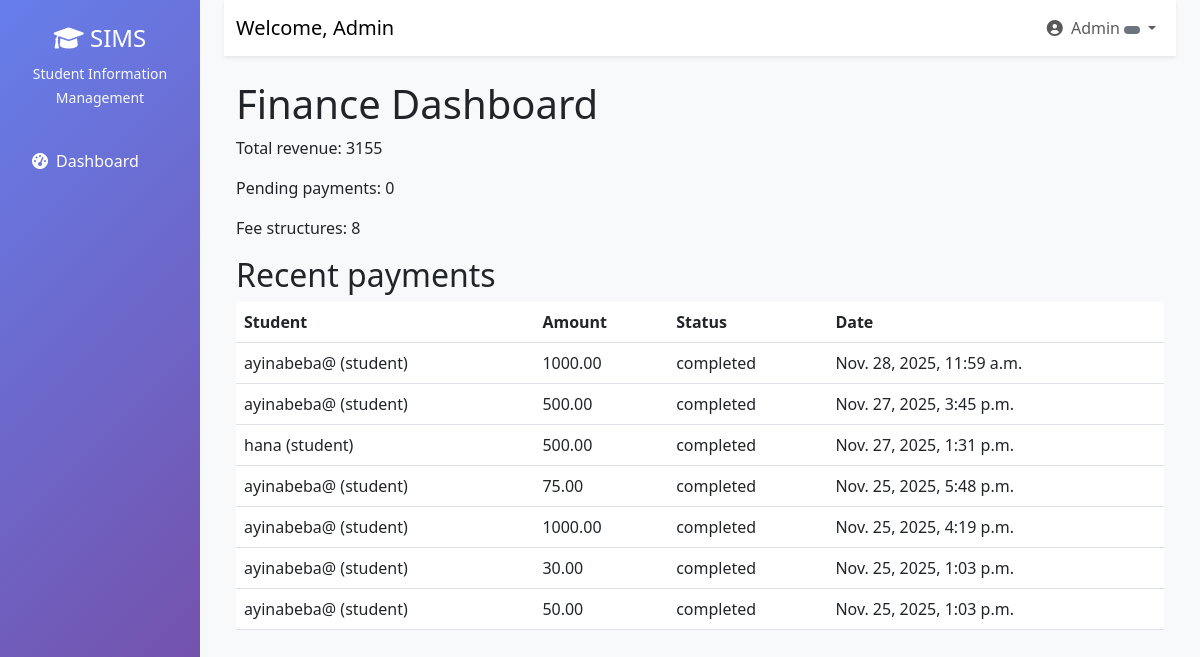
Screenshot of /finance/dashboard/ (signed in) with the database file from the repository.
### users/models.py (models this page shows)
class User(AbstractUser):
    ROLE_CHOICES = (
        ('admin', 'Administrator'),
        ('teacher', 'Teacher'),
        ('student', 'Student'),
        ('registrar', 'Registrar'),
        ('finance', 'Finance Officer'),
        ('parent', 'Parent'),
    )
    role = models.CharField(max_length=20, choices=ROLE_CHOICES)
    phone = models.CharField(max_length=15, blank=True)
    address = models.TextField(blank=True)
    date_of_birth = models.DateField(null=True, blank=True)
    profile_picture = models.ImageField(upload_to='profiles/', null=True, blank=True)
    is_approved = models.BooleanField(default=False)
    created_at = models.DateTimeField(auto_now_add=True)
    def __str__(self):
        return f"{self.username} ({self.role})"

### payments/models.py (models this page shows, shortened)
class Payment(models.Model):
    student = models.ForeignKey(User, on_delete=models.CASCADE, limit_choices_to={'role': 'student'})
    fee_structure = models.ForeignKey(FeeStructure, on_delete=models.CASCADE)
    amount_paid = models.DecimalField(max_digits=10, decimal_places=2)
    payment_date = models.DateTimeField(auto_now_add=True)
    payment_method = models.CharField(max_length=50)
    transaction_id = models.CharField(max_length=100, unique=True)
    STATUS_CHOICES = (
        ('pending', 'Pending'),
        ('completed', 'Completed'),
        ('failed', 'Failed'),
    )
    status = models.CharField(max_length=20, choices=STATUS_CHOICES, default='pending')

### users/decorators.py (the view)
        def wrapper(request, *args, **kwargs):
            if request.user.is_authenticated:
                if request.user.role in allowed_roles or request.user.is_superuser:
                    return view_func(request, *args, **kwargs)
            messages.error(request, "You don't have permission to access this page.")
            return redirect('dashboard')

### finance/views.py (called while the page is built)
@finance_required
def finance_dashboard(request):
    total_revenue = Payment.objects.filter(status='completed').aggregate(Sum('amount_paid'))['amount_paid__sum'] or 0
    pending_payments = Payment.objects.filter(status='pending').count()
    total_fee_structures = FeeStructure.objects.filter(is_active=True).count()
    recent_payments = Payment.objects.select_related('student', 'fee_structure').order_by('-payment_date')[:10]
    context = {
        'total_revenue': total_revenue,
        'pending_payments': pending_payments,
        'total_fee_structures': total_fee_structures,
        'recent_payments': recent_payments,
    }
    return render(request, 'finance/finance_dashboard.html', context)

### finance/templates/finance/finance_dashboard.html (shortened to what this page needs)
{% extends 'base.html' %}
{% block content %}
<h1>Finance Dashboard</h1>
<div>
  <p>Total revenue: {{ total_revenue }}</p>
  <p>Pending payments: {{ pending_payments }}</p>
  <p>Fee structures: {{ total_fee_structures }}</p>
</div>
<h2>Recent payments</h2>
<table class="table">
  <thead><tr><th>Student</th><th>Amount</th><th>Status</th><th>Date</th></tr></thead>
  <tbody>
  {% for p in recent_payments %}
    <tr>
      <td>{{ p.student }}</td>
      <td>{{ p.amount_paid }}</td>
      <td>{{ p.status }}</td>
      <td>{{ p.payment_date }}</td>
    </tr>
  {% empty %}
    <tr><td colspan="4">No recent payments</td></tr>
  {% endfor %}
  </tbody>
</table>
{% endblock %}

### templates/base.html (shortened to what this page needs)
<!DOCTYPE html>
<html lang="en">
  <head>
    <link
      href="https://cdn.jsdelivr.net/npm/bootstrap@5.3.0/dist/css/bootstrap.min.css"
      rel="stylesheet"
    />
    <link
      href="https://cdnjs.cloudflare.com/ajax/libs/font-awesome/6.0.0/css/all.min.css"
      rel="stylesheet"
    />
  </head>
  <body>
    {% if user.is_authenticated %}
    <div class="container-fluid">
      <div class="row">
        <nav class="col-md-3 col-lg-2 d-md-block sidebar">
          <div class="position-sticky pt-4">
            <div class="text-center mb-4">
              <h4 class="text-white">
                <i class="fas fa-graduation-cap"></i> SIMS
              </h4>
              <small class="text-light">Student Information Management</small>
            </div>
            <ul class="nav flex-column">
              <li class="nav-item">
                <a
                  class="nav-link {% if request.resolver_match.url_name == 'dashboard' %}active{% endif %}"
                  href="{% url 'dashboard' %}"
                >
                  <i class="fas fa-tachometer-alt me-2"></i>Dashboard
                </a>
              </li>
            </ul>
          </div>
        </nav>
        <main class="col-md-9 ms-sm-auto col-lg-10 px-md-4 main-content">
          <nav
            class="navbar navbar-expand-lg navbar-light bg-white shadow-sm mb-4"
          >
            <div class="container-fluid">
              <span class="navbar-brand"
                >Welcome, {{ user.get_full_name|default:user.username }}</span
              >
              <div class="navbar-nav ms-auto">
                <div class="nav-item dropdown">
                  <a
                    class="nav-link dropdown-toggle"
                    href="#"
                    id="navbarDropdown"
                    role="button"
                    data-bs-toggle="dropdown"
                  >
                    <i class="fas fa-user-circle me-1"></i> {{ user.username }}
                    <span
                      class="badge bg-{% if user.role == 'admin' %}danger{% elif user.role == 'teacher' %}info{% elif user.role == 'student' %}success{% elif user.role == 'parent' %}warning{% else %}secondary{% endif %}"
                    >
                    </span>
                  </a>
                </div>
              </div>
            </div>
          </nav>
          <div class="container-fluid">{% block content %}{% endblock %}</div>
        </main>
      </div>
    </div>
    {% else %} {% block auth_content %}{% endblock %} {% endif %}
  </body>
</html>

### templates/base.html (style rules this page uses)
.sidebar { min-height: 100vh; background: linear-gradient(135deg, #667eea 0%, #764ba2 100%); }
.sidebar .nav-link { color: #fff; padding: 12px 20px; margin: 4px 0; border-radius: 8px; transition: all 0.3s; }
.main-content { background-color: #f8f9fa; min-height: 100vh; }

### rows the page displays
User: get_full_name "Admin", username "Admin"
Payment: student "ayinabeba@ (student)", amount_paid "1000.00", status "completed", payment_date "Nov. 28, 2025, 11:59 a.m."
Payment: student "ayinabeba@ (student)", amount_paid "500.00", status "completed", payment_date "Nov. 27, 2025, 3:45 p.m."
Payment: student "hana (student)", amount_paid "500.00", status "completed", payment_date "Nov. 27, 2025, 1:31 p.m."
Payment: student "ayinabeba@ (student)", amount_paid "75.00", status "completed", payment_date "Nov. 25, 2025, 5:48 p.m."
Payment: student "ayinabeba@ (student)", amount_paid "1000.00", status "completed", payment_date "Nov. 25, 2025, 4:19 p.m."
Payment: student "ayinabeba@ (student)", amount_paid "30.00", status "completed", payment_date "Nov. 25, 2025, 1:03 p.m."
Payment: student "ayinabeba@ (student)", amount_paid "50.00", status "completed", payment_date "Nov. 25, 2025, 1:03 p.m."

### other values shown
{{ total_revenue }} "3155"
{{ pending_payments }} "0"
{{ total_fee_structures }} "8"
